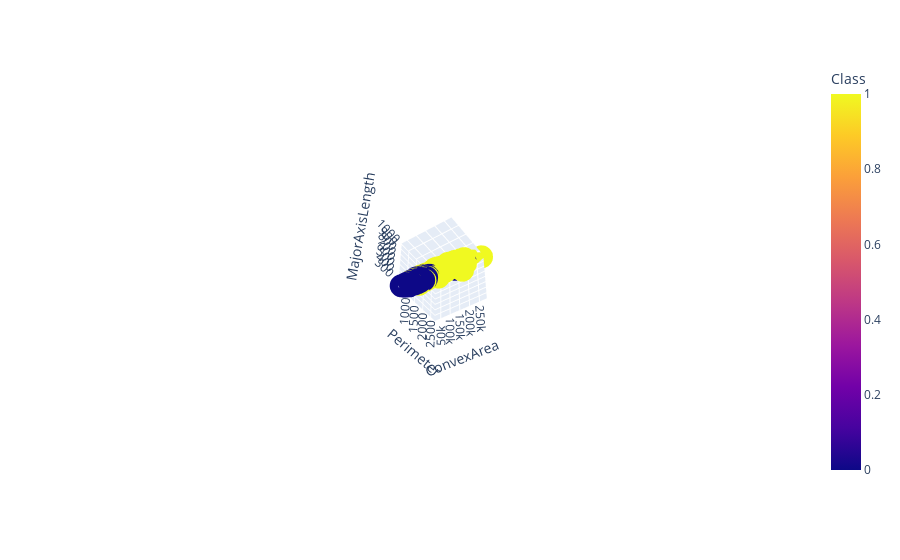

Notebook code for this chart:
### Code cell
fig = px.scatter_3d(df, x = 'ConvexArea', y = 'Perimeter', z = 'MajorAxisLength', color = 'Class')
fig.show()

### Figure 1 — Plotly figure (JSON) as saved in the notebook; plotly's stock layout.template omitted (floating-point values rounded to 4 significant figures; data arrays with more than 128 entries replaced by an {"elided": "..."} marker saying what was removed)
{"data": [{"hovertemplate": "ConvexArea=%{x}<br>Perimeter=%{y}<br>MajorAxisLength=%{z}<br>Class=%{marker.color}<extra></extra>", "legendgroup": "", "marker": {"color": {"elided": "900 int values"}, "coloraxis": "coloraxis", "symbol": "circle"}, "mode": "markers", "name": "", "scene": "scene", "showlegend": false, "type": "scatter3d", "x": {"elided": "900 int values"}, "y": {"elided": "900 float values"}, "z": {"elided": "900 float values"}}], "layout": {"autosize": true, "coloraxis": {"colorbar": {"title": {"text": "Class"}}, "colorscale": [[0, "#0d0887"], [0.1111, "#46039f"], [0.2222, "#7201a8"], [0.3333, "#9c179e"], [0.4444, "#bd3786"], [0.5556, "#d8576b"], [0.6667, "#ed7953"], [0.7778, "#fb9f3a"], [0.8889, "#fdca26"], [1, "#f0f921"]]}, "legend": {"tracegroupgap": 0}, "margin": {"t": 60}, "scene": {"aspectmode": "auto", "aspectratio": {"x": 1, "y": 1, "z": 1}, "camera": {"center": {"x": 0, "y": 0, "z": 0}, "eye": {"x": 3.26, "y": -4.842, "z": -5.881}, "projection": {"type": "perspective"}, "up": {"x": 0, "y": 0, "z": 1}}, "domain": {"x": [0, 1], "y": [0, 1]}, "xaxis": {"title": {"text": "ConvexArea"}, "type": "linear"}, "yaxis": {"title": {"text": "Perimeter"}, "type": "linear"}, "zaxis": {"title": {"text": "MajorAxisLength"}, "type": "linear"}}}}
